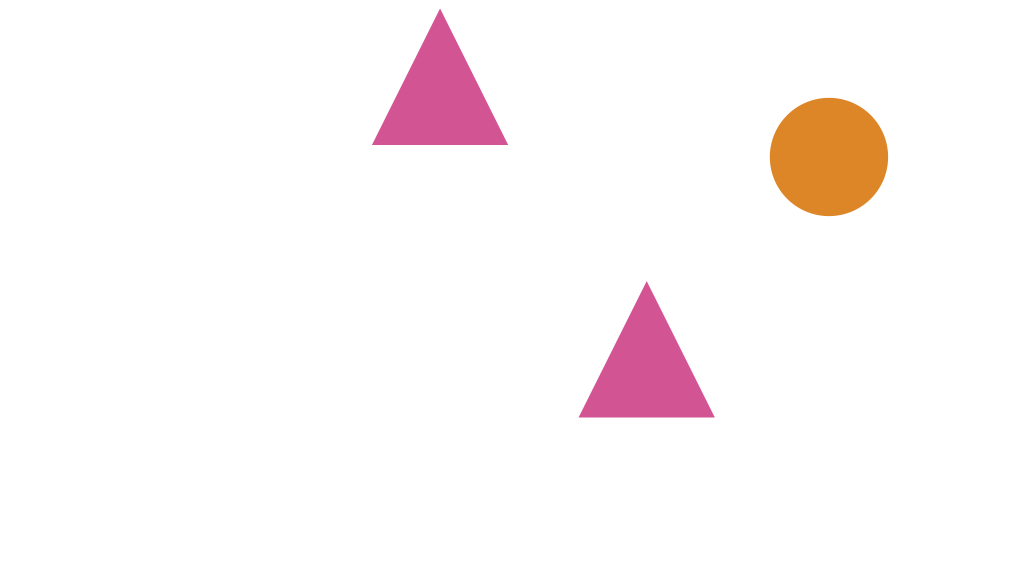
#> input picture Test Image/13.png, 2046 x 1160 px, found by its file name (shown at 1/2 size)
$ jupyter execute Main.ipynb
#> lines starting #> are read from the running program, lines starting #| are printed output that depends on the picture; after the words box and inside, x2 and y2 are one past the last pixel; in counts of white or black regions, pixels touching at a corner belong together
[cell 1]
# Import libraries
import cv2
import numpy as np
import math
from matplotlib import pyplot as plt
from skimage.feature import canny
from skimage.measure import label, regionprops
from skimage.morphology import remove_small_objects
from skimage.metrics import structural_similarity as ssim
from skimage.morphology import dilation, disk

[cell 2]
# Function to compute Zernike Moments
def compute_hu_moments(image):
    moments = cv2.HuMoments(cv2.moments(image)).flatten()
    return moments  # Trả về tất cả 7 Hu Moments

# Load image
image_path = '13.png'  # Đường dẫn ảnh gốc
ground_truth_path = '12.png'  # Đường dẫn truth mask (require: trắng đen)

# Chỉnh sửa các thông số ở dưới

# Parameters for block size and degree
block_size = 1000  # Giá trị nhỏ hơn: Giữ lại cả các vùng nhỏ hơn, có thể dẫn đến nhiều nhiễu. Giá trị lớn hơn: Loại bỏ nhiều vùng nhỏ, chỉ giữ lại các vùng lớn hơn (như các con chim trong hình).
thrshold_value_pow = -4 # ngưỡng so sánh, càng nhỏ thì càng chi tiết hơn, tránh so sánh nhầm các chi tiết ko thực sự giống nhau, nhưng nếu nhỏ quá thì sẽ bỏ qua nhiều chi tiết
threshold = math.pow(10, thrshold_value_pow)
sigma = 4 # mức độ làm mờ (blur) khi áp dụng bộ lọc Gaussian
iterations = 4 # số lần lặp lại (iterations) của một thuật toán dãn nở
kernel_size = 10 # Nếu kernel_size nhỏ, bộ lọc tập trung vào các chi tiết cục bộ. Nếu kernel_size lớn, bộ lọc xử lý trên phạm vi rộng


image = cv2.imread(image_path)
#> image is the input picture: shape (1160, 2046, 3); mean B, G, R 247.6, 247.4, 253
ground_truth = cv2.imread(ground_truth_path, cv2.IMREAD_GRAYSCALE)  # Load ground truth as grayscale
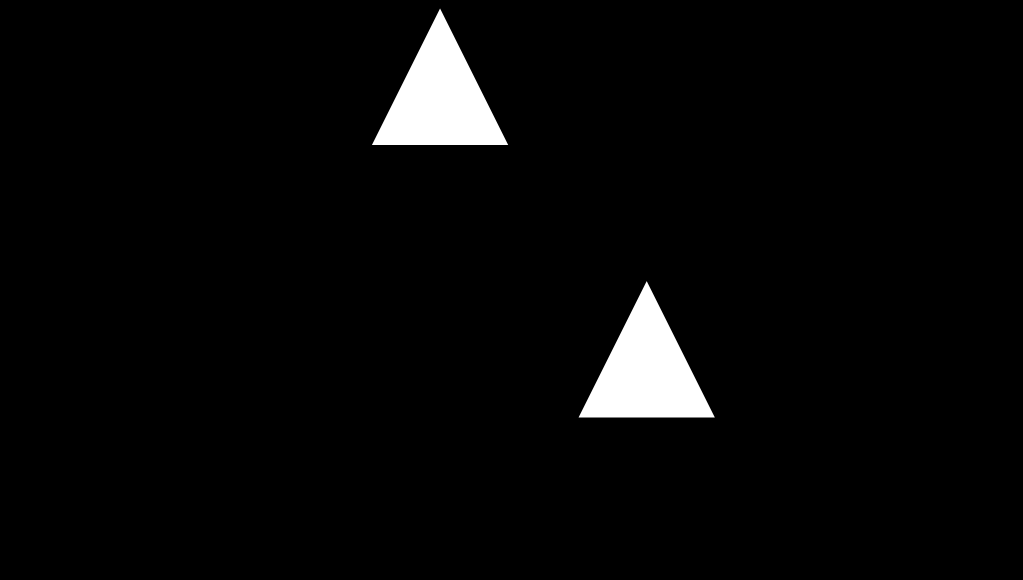
#> input picture Test Image/12.png, 2046 x 1160 px, found by its file name (shown at 1/2 size)
#> ground_truth is the input picture: shape (1160, 2046); min 0, max 255, mean 8
gray_image = cv2.cvtColor(image, cv2.COLOR_BGR2GRAY)


# Resize ground truth to match input image size if necessary
if ground_truth.shape != gray_image.shape:
    ground_truth = cv2.resize(ground_truth, (gray_image.shape[1], gray_image.shape[0]), interpolation=cv2.INTER_NEAREST)

# Ensure ground truth is binary
ground_truth = (ground_truth > 128).astype(np.uint8) * 255
#> ground_truth: shape (1160, 2046); 3.1% white; 2 white regions, box (x1, y1, x2, y2) and area: (744, 18, 1016, 290) 37222, (1157, 563, 1429, 835) 37195

# Phát hiện cạnh và áp dụng phép dãn nở để nối các viền bị đứt
edges = canny(gray_image, sigma)
#> edges: shape (1160, 2046) bool; 0.12% white in thin lines or dots, all inside (x1, y1, x2, y2) = (746, 21, 1777, 836)
edges = (edges * 255).astype(np.uint8)  # Convert edges to uint8 for OpenCV processing
kernel = cv2.getStructuringElement(cv2.MORPH_RECT, (kernel_size, kernel_size))  # Adjust kernel size as needed
dilated_edges = cv2.dilate(edges, kernel, iterations)
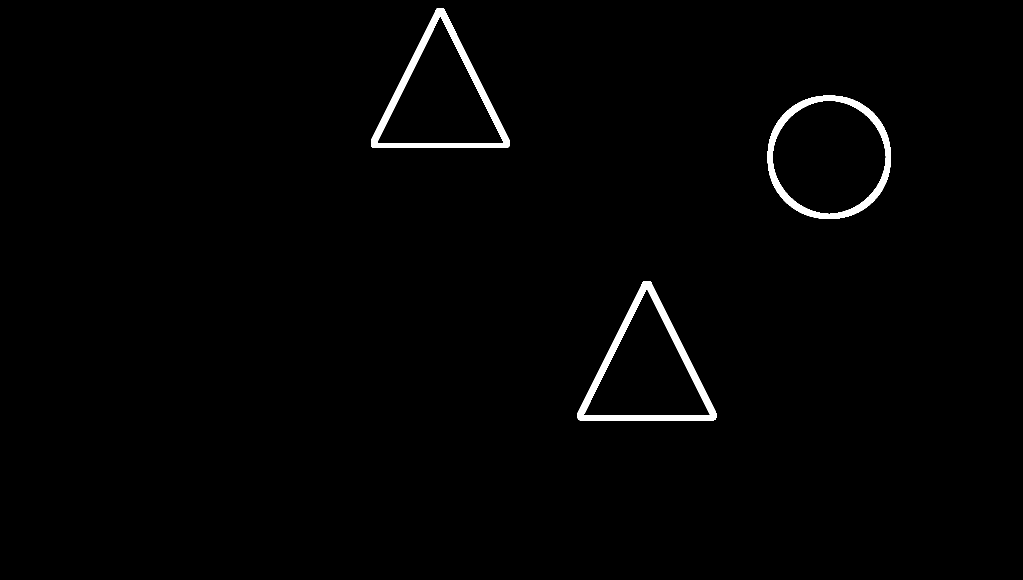
#> dilated_edges: shape (1160, 2046) (shown at 1/2 size); 1.3% white; 3 white regions
labeled_image = label(dilated_edges)
#> labeled_image: shape (1160, 2046) int64; 4 distinct labels, from 0 to 3
regions = regionprops(labeled_image)
#> regions = 3 regions; box (x1, y1, x2, y2) and area: (742, 17, 1019, 296) 10571, (1155, 563, 1433, 841) 10568, (1535, 191, 1782, 438) 9388


# Tính toán các moments Zernike cho mỗi vùng phát hiện được
moments_list = []
for region in regions:
    if region.area > block_size:  # Bỏ qua các vùng nhỏ dựa trên kích thước block
        min_row, min_col, max_row, max_col = region.bbox
        region_crop = gray_image[min_row:max_row, min_col:max_col]
        region_moments = compute_hu_moments(region_crop)
        moments_list.append((region, region_moments))
#> this loop made 3 passes
#> (min_row, min_col, max_row, max_col) on passes 1 to 3: (17, 742, 296, 1019), (191, 1535, 438, 1782), (563, 1155, 841, 1433)
#> after the loop, moments_list = 3 items

# So sánh các vùng để tìm sự tương đồng
similar_regions = []
binary_mask = np.zeros(gray_image.shape, dtype=np.uint8)  # Mặt nạ nhị phân để hiển thị

for i in range(len(moments_list)):
    for j in range(i + 1, len(moments_list)):
        similarity = np.linalg.norm(moments_list[i][1] - moments_list[j][1])
        if similarity < 0.1:  # Ngưỡng cho sự tương đồng
            similar_regions.append((moments_list[i][0], moments_list[j][0]))
#> this loop made 3 passes
#> after the loop, similar_regions = 3 items

# Đánh dấu các vùng tương đồng trong mặt nạ nhị phân và tô đầy trực tiếp
binary_mask = np.zeros(gray_image.shape, dtype=np.uint8)  # Mặt nạ nhị phân để hiển thị
output_image = image.copy()

# Mark similar regions in binary mask and draw rectangles on the output image
output1_image = image.copy()
for region_pair in similar_regions:
    for region in region_pair:
        min_row, min_col, max_row, max_col = region.bbox
        cv2.rectangle(output1_image, (min_col, min_row), (max_col, max_row), (0, 255, 0), 2)
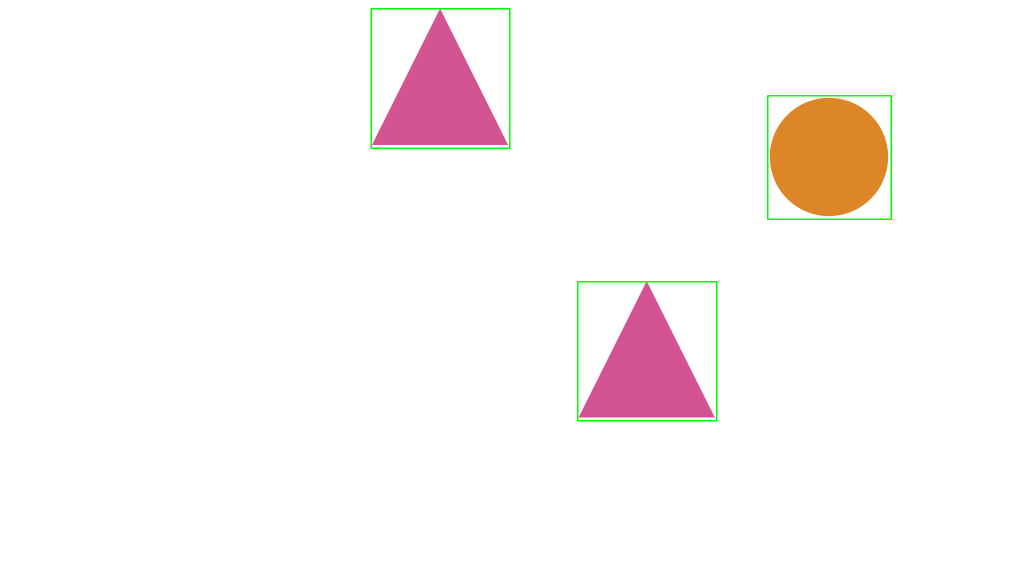
#> output1_image: shape (1160, 2046, 3) (shown at 1/2 size); 0.41% of pixels changed, all inside (x1, y1, x2, y2) = (741, 16, 1784, 843)

for region_pair in similar_regions:
    for region in region_pair:
        # Tạo một mặt nạ cho vùng cụ thể
        filled_region_mask = np.zeros_like(gray_image, dtype=np.uint8)

        # Sử dụng region.coords để đánh dấu vùng
        for coord in region.coords:
            filled_region_mask[coord[0], coord[1]] = 255

        # Tô đầy vùng bằng cách sử dụng contours
        contours, _ = cv2.findContours(filled_region_mask, cv2.RETR_EXTERNAL, cv2.CHAIN_APPROX_SIMPLE)
        cv2.drawContours(binary_mask, contours, -1, 255, thickness=cv2.FILLED)  # Tô đầy vùng trong mặt nạ nhị phân
#> binary_mask: shape (1160, 2046); 5.7% white; 3 white regions, box (x1, y1, x2, y2) and area: (1535, 191, 1782, 438) 48715, (742, 17, 1019, 296) 42712, (1155, 563, 1433, 841) 42685
#> filled_region_mask: shape (1160, 2046); 0.45% white; 1 white region, box (x1, y1, x2, y2) and area: (1155, 563, 1433, 841) 10568
        #cv2.drawContours(output_image, contours, -1, (0, 255, 0), thickness=cv2.FILLED)  # Làm nổi bật vùng trong ảnh output


# Precision, Recall, F1-Measure Calculation
# Binarize predicted mask and ground truth for evaluation
binary_mask = (binary_mask > 0).astype(np.uint8)
ground_truth = (ground_truth > 0).astype(np.uint8)

# Calculate true positives (TP), false positives (FP), and false negatives (FN)
TP = np.sum((binary_mask == 1) & (ground_truth == 1))  # True Positive
#> TP = 74417
FP = np.sum((binary_mask == 1) & (ground_truth == 0))  # False Positive
#> FP = 59695
FN = np.sum((binary_mask == 0) & (ground_truth == 1))  # False Negative
#> FN = 0

# Compute precision, recall, and F1-measure
precision = TP / (TP + FP) if (TP + FP) > 0 else 0
#> precision = 0.555
recall = TP / (TP + FN) if (TP + FN) > 0 else 0
#> recall = 1
f1_measure = (2 * precision * recall) / (precision + recall) if (precision + recall) > 0 else 0
#> f1_measure = 0.714

# Display evaluation results
#print(f"Thrshold value pow: {thrshold_value_pow}")
print(f"Sigma: {sigma}")
#print(f"Iterations: {iterations}")
#print(f"Kernel size: {kernel_size}")
print(f"Block Size: {block_size}")
print(f"Precision: {precision:.4f}")
#| Precision: 0.5549
print(f"Recall: {recall:.4f}")
#| Recall: 1.0000
print(f"F1-Measure: {f1_measure:.4f}")
#| F1-Measure: 0.7137

# Display the ground truth image alongside the results
plt.figure(figsize=(25, 25))

# Show original image with detected regions
plt.subplot(1, 4, 1)
plt.title("Original Image")
plt.imshow(cv2.cvtColor(output_image, cv2.COLOR_BGR2RGB))
plt.axis('off')

plt.subplot(1, 4, 2)
plt.title("Original Image with Detected Regions")
plt.imshow(cv2.cvtColor(output1_image, cv2.COLOR_BGR2RGB))
plt.axis('off')

# Show binary mask of detected regions
plt.subplot(1, 4, 3)
plt.title("Predicted Binary Mask")
plt.imshow(binary_mask, cmap='gray')
plt.axis('off')

# Show ground truth image
plt.subplot(1, 4, 4)
plt.title("Ground Truth Mask")
plt.imshow(ground_truth, cmap='gray')
plt.axis('off')

plt.show()

[cell 3]
image_path = '7.JPG'
ground_truth_path = '7a.JPG'

[cell 4]
image = cv2.imread(image_path)
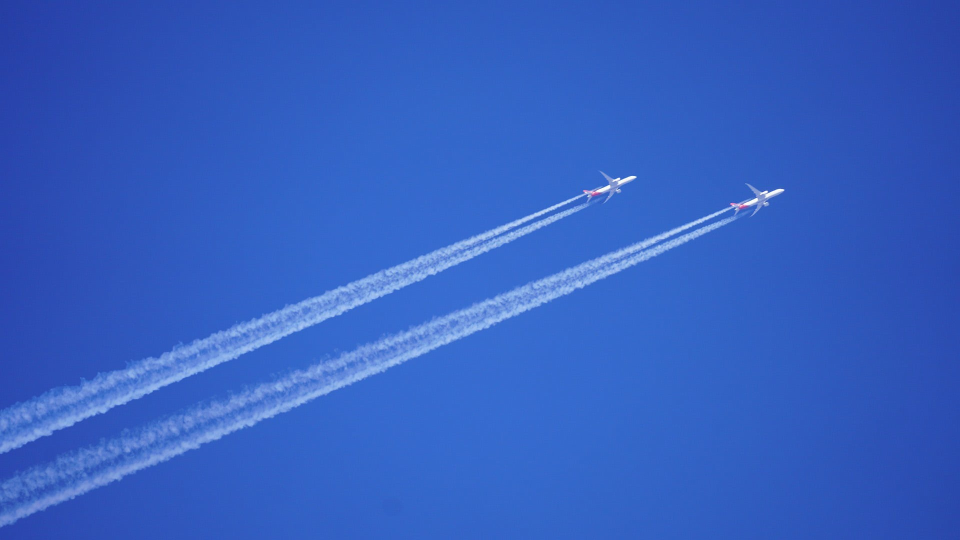
#> input picture Test Image/7.JPG, 1920 x 1080 px, found by its file name (shown at 1/2 size)
#> image is the input picture: shape (1080, 1920, 3); mean B, G, R 194.2, 96.2, 53.3
ground_truth = cv2.imread(ground_truth_path, cv2.IMREAD_GRAYSCALE)
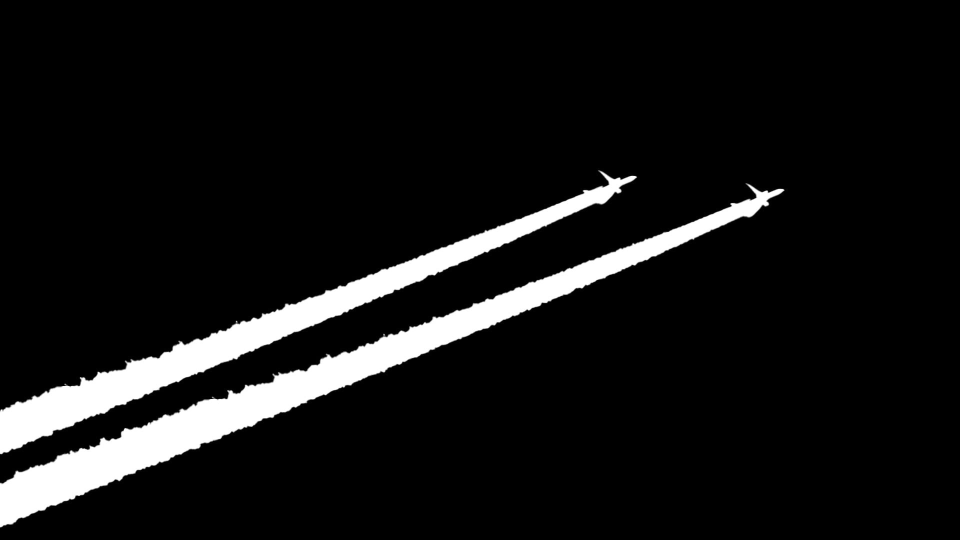
#> input picture Test Image/7a.JPG, 1920 x 1080 px, found by its file name (shown at 1/2 size)
#> ground_truth is the input picture: shape (1080, 1920); min 0, max 255, mean 21.1
gray_image = cv2.cvtColor(image, cv2.COLOR_BGR2GRAY)
#> gray_image: shape (1080, 1920)

plt.figure(figsize=(15, 5))

plt.subplot(1, 3, 1)
plt.title("Original Image")
plt.imshow(cv2.cvtColor(image, cv2.COLOR_BGR2RGB))  # Chuyển từ BGR sang RGB để hiển thị đúng màu
plt.axis('off')

# Ground Truth
plt.subplot(1, 3, 2)
plt.title("Ground Truth")
plt.imshow(ground_truth, cmap='gray')  # Ground truth ở dạng grayscale
plt.axis('off')

# Ảnh xám
plt.subplot(1, 3, 3)
plt.title("Grayscale Image")
plt.imshow(gray_image, cmap='gray')  # Ảnh xám
plt.axis('off')

plt.tight_layout()
plt.show()

[cell 5]
def compute_hu_moments(image):
    moments = cv2.HuMoments(cv2.moments(image)).flatten()
    return moments

[cell 6]
if ground_truth.shape != gray_image.shape:
    ground_truth = cv2.resize(ground_truth, (gray_image.shape[1], gray_image.shape[0]), interpolation=cv2.INTER_NEAREST)

ground_truth = (ground_truth > 128).astype(np.uint8) * 255
#> ground_truth: shape (1080, 1920); 8.3% white; 6 white regions (4 under 20 px), largest, box (x1, y1, x2, y2) and area: (0, 367, 1569, 1055) 99030, (0, 341, 1273, 908) 72465

[cell 7]
block_size = 500
sigma = 1
kernel_size = 5

edges = canny(gray_image, sigma)
#> edges: shape (1080, 1920) bool; 1.2% white in thin lines or dots, all inside (x1, y1, x2, y2) = (1, 340, 1569, 1055)
edges = (edges * 255).astype(np.uint8)
kernel = cv2.getStructuringElement(cv2.MORPH_RECT, (kernel_size, kernel_size))
#> kernel = [[1, 1, 1, 1, 1], [1, 1, 1, 1, 1], [1, 1, 1, 1, 1], [1, 1, 1, 1, 1], [1, 1, 1, 1, 1]]
dilated_edges = cv2.dilate(edges, kernel, 1)
#> dilated_edges: shape (1080, 1920); 5.9% white; 26 white regions
labeled_image = label(dilated_edges)
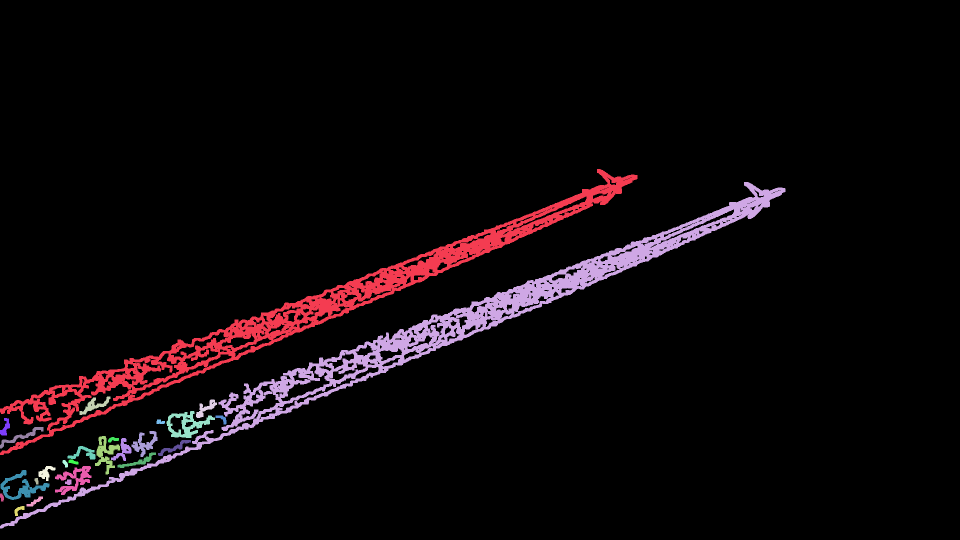
#> labeled_image: shape (1080, 1920) int64 (shown at 1/2 size); 27 distinct labels, from 0 to 26; one colour per label, 0 black

regions = regionprops(labeled_image)
#> regions = 26 regions; largest, box (x1, y1, x2, y2) and area: (0, 364, 1571, 1057) 54422, (0, 338, 1275, 910) 53704, (333, 822, 430, 876) 2081, (1, 940, 99, 1000) 1812, (110, 932, 183, 990) 1694


plt.figure(figsize=(15, 5))

# Ảnh gốc xám
plt.subplot(1, 4, 1)
plt.title("Original Grayscale Image")
plt.imshow(gray_image, cmap='gray')
plt.axis('off')

# Ảnh cạnh (Edges)
plt.subplot(1, 4, 2)
plt.title("Edges Detected (Canny)")
plt.imshow(edges, cmap='gray')
plt.axis('off')

# Ảnh giãn nở cạnh (Dilated Edges)
plt.subplot(1, 4, 3)
plt.title("Dilated Edges")
plt.imshow(dilated_edges, cmap='gray')
plt.axis('off')

plt.subplot(1, 4, 4)
plt.title("Labeled Regions")
plt.imshow(labeled_image, cmap='nipy_spectral')  # Colormap để dễ phân biệt các nhãn
# plt.colorbar(label="Region Labels")  # Thêm thanh màu thể hiện các nhãn
plt.axis('off')

# Hiển thị tất cả
plt.tight_layout()
plt.show()

plt.figure(figsize=(8, 8))
plt.imshow(labeled_image, cmap='nipy_spectral')
plt.axis('off')
plt.show()

for region in regions:
    print("Nhãn vùng:", region.label)
    print("Diện tích:", region.area)
    print("Tâm vùng:", region.centroid)
    print("Bounding Box:", region.bbox)
    print("------------END------------")
#> this loop made 26 passes
#> (printed output is left out)

[cell 8]
moments_list = []
for region in regions:
    if region.area > block_size:
        min_row, min_col, max_row, max_col = region.bbox
        region_crop = gray_image[min_row:max_row, min_col:max_col]
        region_moments = compute_hu_moments(region_crop)
        moments_list.append((region, region_moments))
#> this loop made 26 passes
#> (min_row, min_col, max_row, max_col) on passes 1, 2, 3, 4, 5, 9, 10, 11: (338, 0, 910, 1275), (364, 0, 1057, 1571), (793, 159, 830, 221), (799, 392, 836, 434), (822, 333, 876, 430), (854, 0, 897, 87), (862, 263, 914, 315), (872, 190, 949, 240)
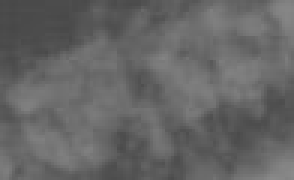
#> region_crop: shape (60, 98) (shown 3 times larger); min 72, max 137, mean 101.3
#> after the loop, moments_list = 14 items

[cell 9]
similar_regions = []
binary_mask = np.zeros(gray_image.shape, dtype=np.uint8)

for i in range(len(moments_list)):
    for j in range(i + 1, len(moments_list)):
        similarity = np.linalg.norm(moments_list[i][1] - moments_list[j][1])
        if similarity < 0.1:
            similar_regions.append((moments_list[i][0], moments_list[j][0]))
#> this loop made 14 passes
#> after the loop, similar_regions = 91 items

binary_mask = np.zeros(gray_image.shape, dtype=np.uint8)
output_image = image.copy()

output1_image = image.copy()
for region_pair in similar_regions:
    for region in region_pair:
        min_row, min_col, max_row, max_col = region.bbox
        cv2.rectangle(output1_image, (min_col, min_row), (max_col, max_row), (0, 255, 0), 2)
#> this loop made 91 passes
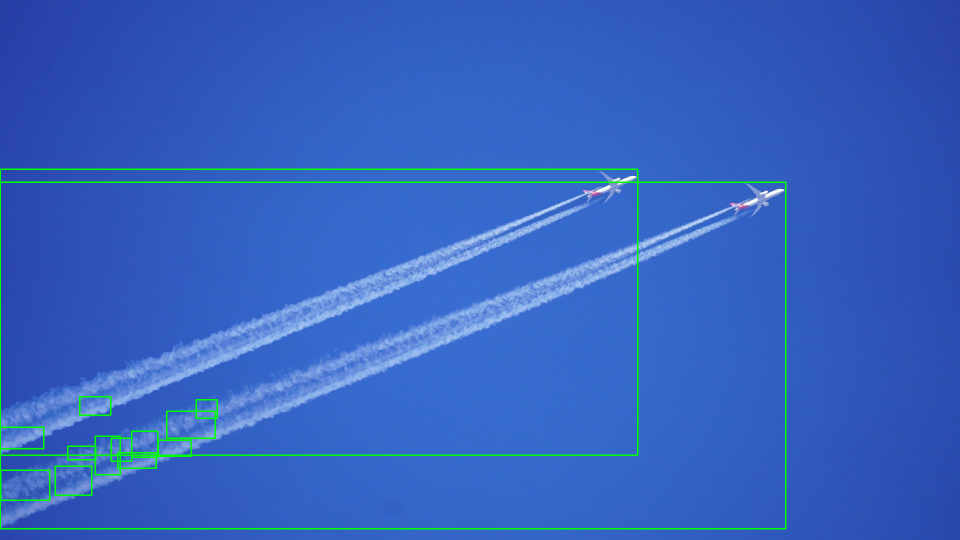
#> output1_image: shape (1080, 1920, 3) (shown at 1/2 size); 1.43% of pixels changed, all inside (x1, y1, x2, y2) = (0, 337, 1573, 1059)

plt.figure(figsize=(8, 8))
#plt.title("Similar Regions Detected")
plt.imshow(cv2.cvtColor(output1_image, cv2.COLOR_BGR2RGB))
plt.axis('off')
plt.show()

[cell 10]
for region_pair in similar_regions:
    for region in region_pair:
        # Tạo một mặt nạ cho vùng cụ thể
        filled_region_mask = np.zeros_like(gray_image, dtype=np.uint8)

        # Sử dụng region.coords để đánh dấu vùng
        for coord in region.coords:
            filled_region_mask[coord[0], coord[1]] = 255

        # Tô đầy vùng bằng cách sử dụng contours
        contours, _ = cv2.findContours(filled_region_mask, cv2.RETR_EXTERNAL, cv2.CHAIN_APPROX_SIMPLE)
        cv2.drawContours(binary_mask, contours, -1, 255, thickness=cv2.FILLED)
#> binary_mask: shape (1080, 1920); 7.4% white; 13 white regions, largest, box (x1, y1, x2, y2) and area: (0, 338, 1275, 910) 72145, (0, 364, 1571, 1057) 68769, (333, 822, 430, 876) 2861
#> filled_region_mask: shape (1080, 1920); 0.09% white; 1 white region, box (x1, y1, x2, y2) and area: (1, 940, 99, 1000) 1812

plt.figure(figsize=(8, 8))  # Tạo cửa sổ với kích thước 8x8
#plt.title("Binary Mask")
plt.imshow(binary_mask, cmap='gray')  # Hiển thị ảnh nhị phân
plt.axis('off')  # Tắt trục tọa độ
plt.show()

[cell 11]
binary_mask = (binary_mask > 0).astype(np.uint8)
ground_truth = (ground_truth > 0).astype(np.uint8)

TP = np.sum((binary_mask == 1) & (ground_truth == 1))
#> TP = 137369
FP = np.sum((binary_mask == 1) & (ground_truth == 0))
#> FP = 16287
FN = np.sum((binary_mask == 0) & (ground_truth == 1))
#> FN = 34149

precision = TP / (TP + FP) if (TP + FP) > 0 else 0
#> precision = 0.894
recall = TP / (TP + FN) if (TP + FN) > 0 else 0
#> recall = 0.801
f1_measure = (2 * precision * recall) / (precision + recall) if (precision + recall) > 0 else 0
#> f1_measure = 0.845

[cell 12]
print(f"Sigma: {sigma}")
print(f"Iterations: {iterations}")
print(f"Kernel size: {kernel_size}")
print(f"Block Size: {block_size}")
print(f"Precision: {precision:.4f}")
#| Precision: 0.8940
print(f"Recall: {recall:.4f}")
#| Recall: 0.8009
print(f"F1-Measure: {f1_measure:.4f}")
#| F1-Measure: 0.8449

[cell 13]
plt.figure(figsize=(25, 25))

plt.subplot(1, 4, 1)
plt.title("Original Image")
plt.imshow(cv2.cvtColor(output_image, cv2.COLOR_BGR2RGB))
plt.axis('off')

plt.subplot(1, 4, 2)
plt.title("Original Image with Detected Regions")
plt.imshow(cv2.cvtColor(output1_image, cv2.COLOR_BGR2RGB))
plt.axis('off')

plt.subplot(1, 4, 3)
plt.title("Predicted Binary Mask")
plt.imshow(binary_mask, cmap='gray')
plt.axis('off')

plt.subplot(1, 4, 4)
plt.title("Ground Truth Mask")
plt.imshow(ground_truth, cmap='gray')
plt.axis('off')

plt.show()
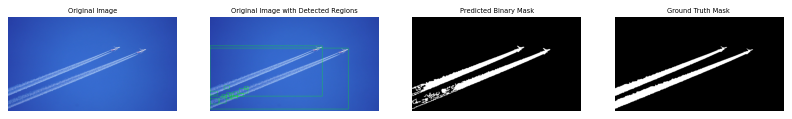
#> figure drawn by matplotlib, 4 panels
